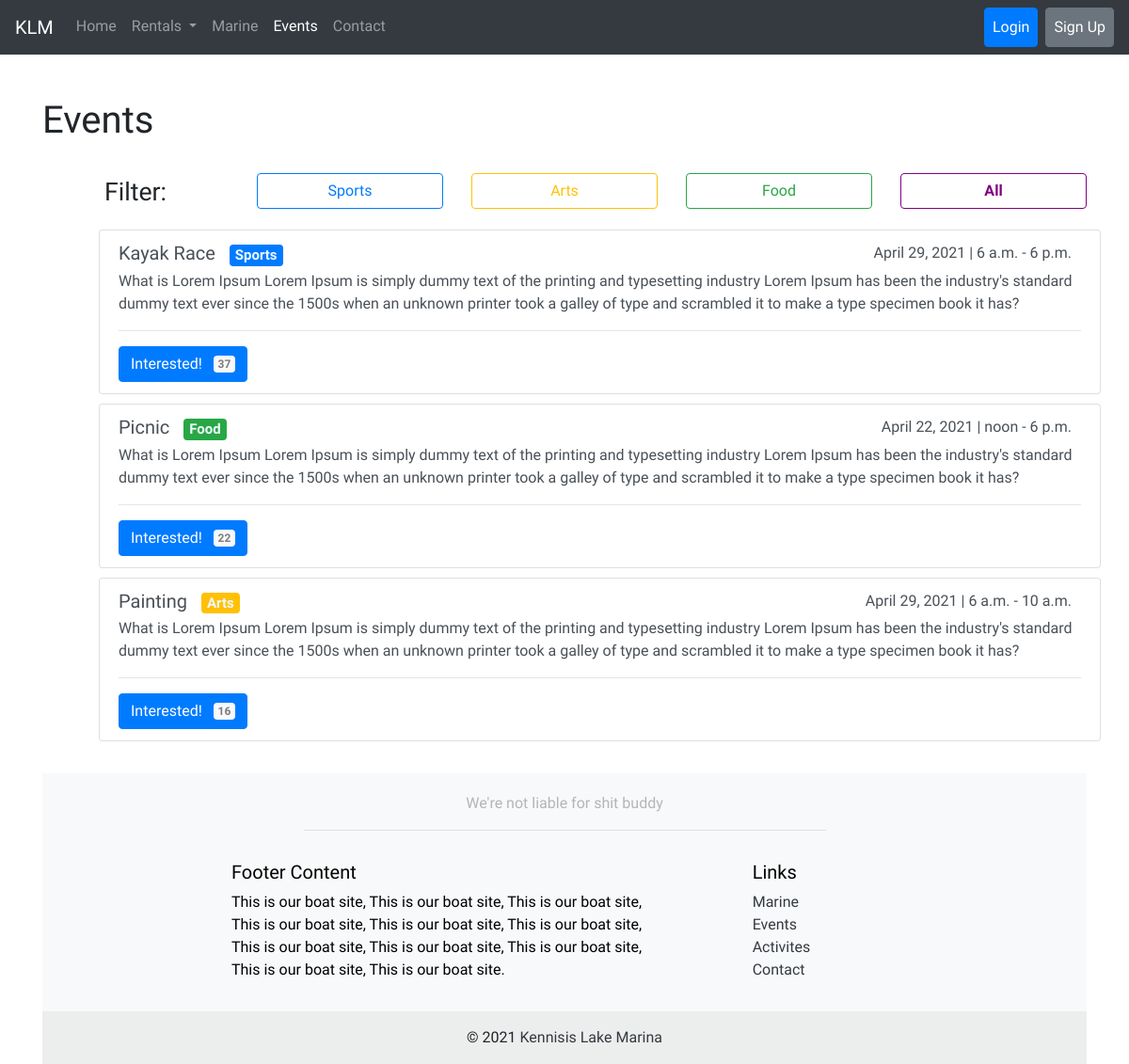
The app's page /events/, older data.
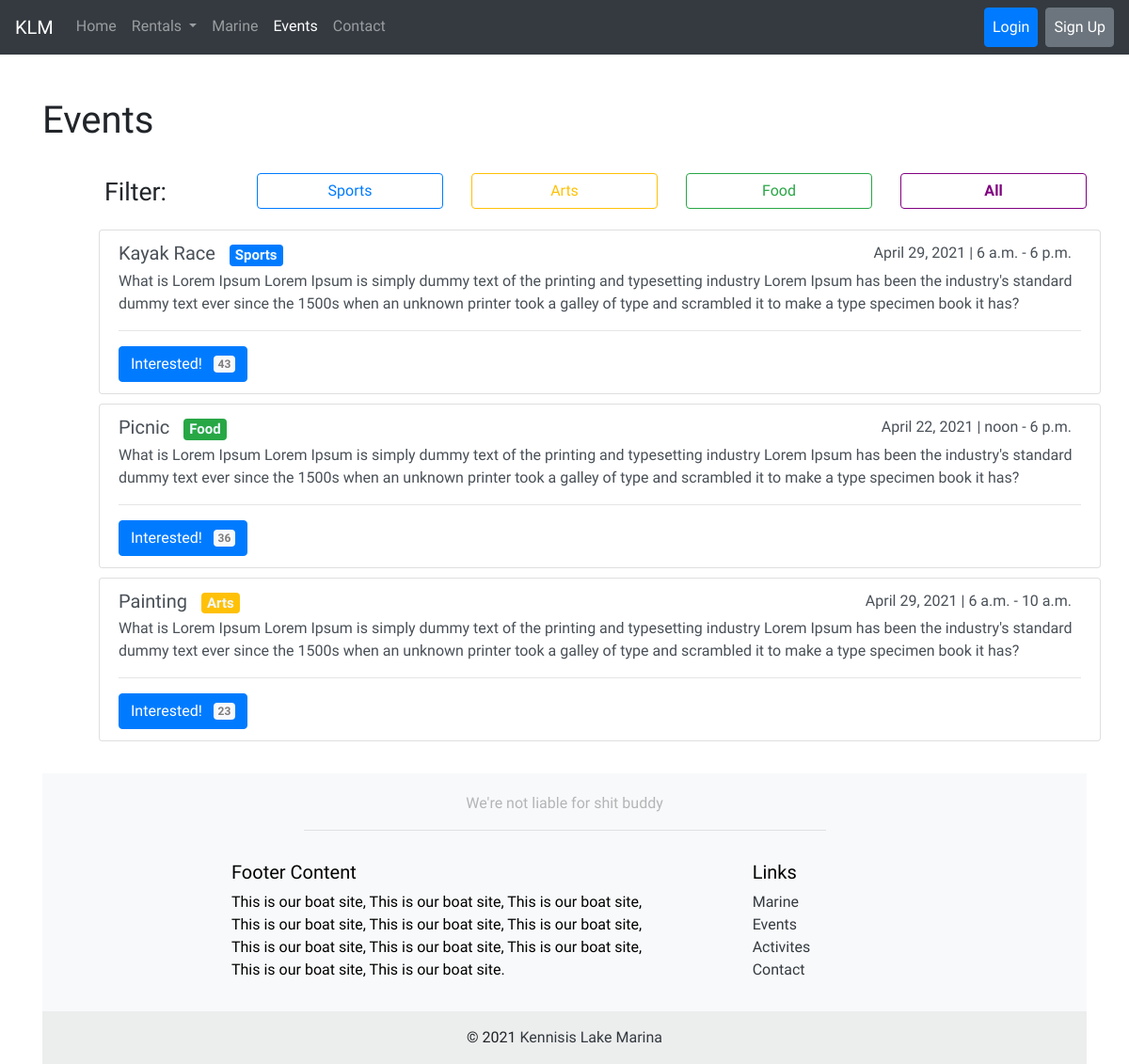
The same page, newer data.
### events/models.py (models this page shows)
class Event(models.Model):
	name = models.CharField(max_length=120)
	description = models.TextField()
	date = models.DateField()
	startTime = models.TimeField()
	endTime = models.TimeField()
	Interested = models.IntegerField(default=0)
	SPORTS = "Sports"
	ARTS = "Arts"
	FOOD = "Food"
	NA = 'NA'
	category_choices = [
		(SPORTS, 'Sports'),
		(ARTS, 'Arts'),
		(FOOD, 'Food'),
		(NA, 'NA')
	]
	category = models.CharField(choices=category_choices, max_length=10, default=NA)

### events/views.py (the view)
# urls.py: path('events/', event_views.events_view, name='events'),
def events_view(request):
	events = Event.objects.all()
	context = {
		'events': events
	}
	return render(request, 'events/events.html', context)

### events/templates/events/events.html (shortened to what this page needs)
{% extends 'base.html' %}
{% load static %}
{% block main_content %}
<div class='container top-container pt-5'>
	<div class='row'>
		<div class='col text-md-left text-center'>
			<h1>Events</h1>
		</div>
    </div>
    <div class='row pt-4'>
        <div class='col d-flex justify-content-center'>
            <div style='font-size: 20pt '>Filter:</div>
        </div>
        <div class='col'>
            <a href="{% url 'events_filter' event_id='Sports' %}" type="button" class="btn btn-outline-primary w-100">Sports</a>
        </div>
        <div class='col'>
             <a href="{% url 'events_filter' event_id='Arts' %}" type="button" class="btn btn-outline-warning w-100">Arts</a>
        </div>
        <div class='col'>
           <a href="{% url 'events_filter' event_id='Food' %}" type="button" class="btn btn-outline-success w-100">Food</a>
        </div>
        <div class='col'>
            <a href="{% url 'events_filter' event_id='NA' %}" type="button" class="btn benhoganbutton w-100">All</a>
        </div>
    </div>
    <div class='row' style="margin-top: 20px; margin-left: 60px;">
        {% for event in events %}
        <div class="list-group" style='margin-bottom: 10px;'>
            <div class="list-group-item list-group-item-action" aria-current="true">
                <div class="d-flex w-100 justify-content-between">
                <h5 class="mb-1">
                    {{ event.name }}
                    {% if  event.category == 'Sports' %}
                    <span class="badge rounded-pill bg-primary" style="margin-left: 10px; color: aliceblue;">
                        {{ event.category }}
                    </span>
                    {% elif event.category == 'Arts'%}
                    <span class="badge rounded-pill bg-warning" style="margin-left: 10px; color: aliceblue;">
                        {{ event.category }}
                    </span>
                    {% else %}
                    <span class="badge rounded-pill bg-success" style="margin-left: 10px; color: aliceblue;">
                        {{ event.category }}
                    </span>
                    {% endif %}
                </h5>
                <div>
                    <div style="margin-right: 10px;">{{ event.date }} | {{ event.startTime }} - {{ event.endTime }}</div>
                </div>
                </div>
                <p class="mb-1">{{ event.description }}</p>
                <hr>
                <a href="{% url 'events_interested' event_id=event.pk %}" type="submit" class="btn btn-primary">
                    Interested!
                    <span style="margin-left: 8px; color: rgb(126, 124, 124);" class="badge rounded-pill bg-light">{{ event.Interested }}</span>
                </a>
            </div>
        </div>
        {% endfor %}
    </div>
{% endblock %}

Row changes from the older to the newer data that the page shows:
changed Event "Kayak Race": Interested "37" → "43"
changed Event "Picnic": Interested "22" → "36"
changed Event "Painting": Interested "16" → "23"
